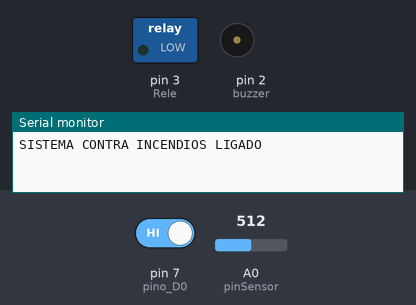
A sketch run on a simulated Arduino Uno, built with avr-gcc and run on an emulated ATmega328P. Parts: switched loads named in the sketch (green lamp = pin HIGH), buzzer (waves = sounding, pin HIGH), the last lines printed to the serial monitor. Inputs (shaded band) come from the test bench; at power-on: pin 7 (pino_D0) HIGH, A0 (pinSensor) = 512.

Above: at 2.1 s.
2.2 s: pin 7 (pino_D0) driven LOW
At 3.1 s:
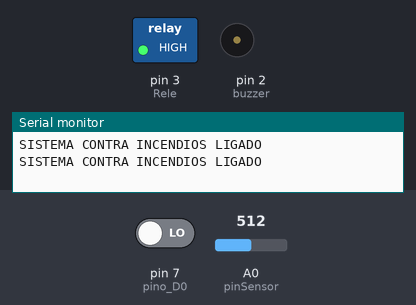
5.7 s: A0 (pinSensor) set to 175
9.2 s: A0 (pinSensor) set to 152
At 10.4 s:
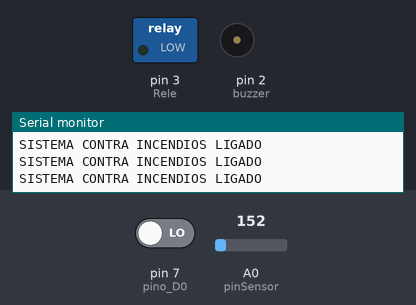
11.3 s: A0 (pinSensor) set to 306
At 12.7 s:
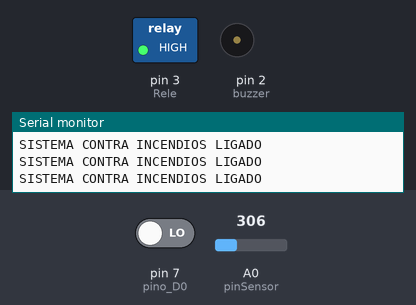
14.8 s: A0 (pinSensor) set to 122
At 15.9 s:
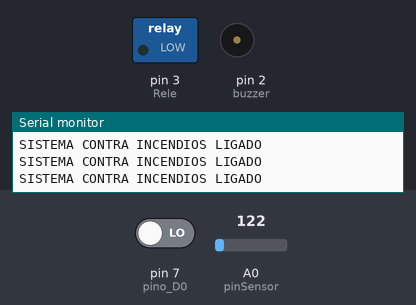
Timing chart, 0 to 17.8 s (numbered marks = the images above; inputs shaded):
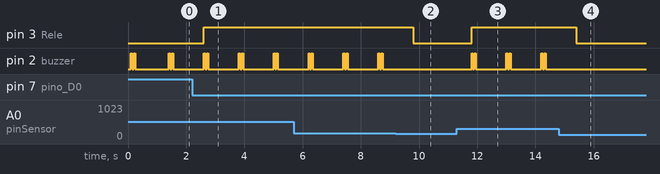

The sketch:

Codigo_para_uso_final.ino
```cpp
//Projeto final de ISE_2019 da UFRR.
//Sistema contra incendios.
//Autor: Diego souza Farias.
//Email: (diegofarias2222@gmail.com).


//pinos e declaraçoes do sensor de fumaça.
int pinSensor =A0;


//Variável para selecionar a quantidade de Gás/Fumaça detectada.
int ValDesarm = 16;
int valor = 0;

//pinos e declaraçoes do sensor de fogo.

int valor_d = 0;
int pino_D0 = 7;

//pinos do alarme/conter incendio.
int Rele = 3; //Pino Relé
int buzzer = 2; //Pino Buzzer

//configuraçoes de entrada e saida de dados.
void setup()
{
  Serial.begin(9600);
  pinMode(pino_D0, INPUT);
  pinMode(pinSensor, INPUT);

  pinMode(Rele, OUTPUT);
  pinMode(buzzer, OUTPUT);

}

void loop()
{


  //Faz a leitura da entrada do sensor de fumaça e a transforma para porcentagem.
  valor = analogRead(pinSensor);
  valor = map(valor, 0, 1023, 0, 100);

  //Faz a leitura da entrada do sensor de fogo.
int valor_d = digitalRead (pino_D0);


  //Verificaçao de possivel incendio.
  if (valor>=ValDesarm){


    //Dispara alarme de incêndio.
    if (valor_d != 1)
    {


      //Ativa as medidas contra incendios.
      digitalWrite(Rele, HIGH);

      //Dispara alarme de incêndio.

      digitalWrite(buzzer, HIGH);
      delay(50);
      digitalWrite(buzzer, LOW);
      delay(50);
      digitalWrite(buzzer, HIGH);
      delay(50);
      digitalWrite(buzzer, LOW);
      delay(50);

    }else{

      delay(100);
      //Dispara alarme de incêndio.

      digitalWrite(buzzer, HIGH);
      delay(50);
      digitalWrite(buzzer, LOW);
      delay(50);
      digitalWrite(buzzer, HIGH);
      delay(50);
      digitalWrite(buzzer, LOW);
      delay(50);

    }

 }else{
  digitalWrite(Rele, LOW); //Caso contrário permaneça com o relé desligado
 }
  delay(1000);
  Serial.println("SISTEMA CONTRA INCENDIOS LIGADO");

}
```

Codigo_.c_do_uso_dos_dois_sensores_em_conjunto_.c
```cpp
//Projeto final de ISE_2019 da UFRR.
//Sistema contra incendios.
//Autor: Diego souza Farias.
//Email: (diegofarias2222@gmail.com).


//pinos e declaraçoes do sensor de fumaça.
int pinSensor =A0;
int var = 0;

//Variável para selecionar a quantidade de Gás/Fumaça detectada.
int ValDesarm = 30;
int valor = 0;

//pinos e declaraçoes do sensor de fogo.

int pino_A0 = A1;
int valor_a = 0;


//pinos do alarme/conter incendio.
int Rele = 3; //Pino Relé
int buzzer = 2; //Pino Buzzer

//configuraçoes de entrada e saida de dados.
void setup()
{
  Serial.begin(9600);
  pinMode(pino_A0, INPUT);

  pinMode(Rele, OUTPUT);
  pinMode(buzzer, OUTPUT);
  Serial.println("SISTEMA CONTRA INCENDIOS V1.0");
  Serial.println("SISTEMA CONTRA INCENDIOS LIGADO");
}

void loop()
{


  //Faz a leitura da entrada do sensor de fumaça e a transforma para porcentagem.
  valor = analogRead(pinSensor);
  valor = map(valor, 0, 1023, 0, 100);

  //Faz a leitura da entrada do sensor de fogo.
  valor_a = analogRead(pino_A0);


  delay(500);

  //Verificaçao de possivel incendio.
  if (valor>=ValDesarm){
    Serial.println("posivel incendio detectado!");
    Serial.println(valor); //Escreve o valor na porta Serial
    Serial.println("Verificando a Existencia de Fogo");
    delay(200);

    //Dispara alarme de incêndio.
    if (valor_a != 0)
  	{
    	Serial.println("Fogo detectado !!!");

      //Valores do sensor de chamas.
      Serial.print("analogica fogo: ");
  		Serial.print(valor_a);


      Serial.println("Alarme disparado!!!");
      Serial.println("Ativando as medidas contra incendios!");
      //Ativa as medidas contra incendios.
      digitalWrite(Rele, HIGH);

  		//Dispara alarme de incêndio.

  	  digitalWrite(buzzer, HIGH);
      delay(50);
      digitalWrite(buzzer, LOW);
      delay(50);
      digitalWrite(buzzer, HIGH);
      delay(50);
      digitalWrite(buzzer, LOW);
      delay(50);

    }else{
      Serial.println("Apenas fumaça detctada");
      delay(100);
      //Dispara alarme de incêndio.

  	  digitalWrite(buzzer, HIGH);
      delay(50);
      digitalWrite(buzzer, LOW);
      delay(50);
      digitalWrite(buzzer, HIGH);
      delay(50);
      digitalWrite(buzzer, LOW);
      delay(50);

    }

 }else{
 	digitalWrite(Rele, LOW); //Caso contrário permaneça com o relé desligado
 }
  delay(1000);
  Serial.println("SISTEMA CONTRA INCENDIOS LIGADO");

}
```

Measured:
- the behaviour switches between 164 and 163 on A0 (pinSensor) (found by bisection; images 1 and 2)
- after the input at 2.2 s, pin 3 (Rele): LOW → HIGH after 0.40 s
- after the input at 9.2 s, pin 3 (Rele): HIGH → LOW after 0.60 s; pin 2 (buzzer): stops changing and stays LOW
- after the input at 11.3 s, pin 3 (Rele): LOW → HIGH after 0.51 s; pin 2 (buzzer): LOW → HIGH after 0.51 s, then repeats every 1.2 s: LOW 0.05 s, HIGH 0.05 s, LOW 1.1 s, HIGH 0.05 s
- after the input at 14.8 s, pin 3 (Rele): HIGH → LOW after 0.61 s; pin 2 (buzzer): stops changing and stays LOW
- by itself, pin 2 (buzzer): repeats every 1.2 s: LOW 0.05 s, HIGH 0.05 s, LOW 1.1 s, HIGH 0.05 s
